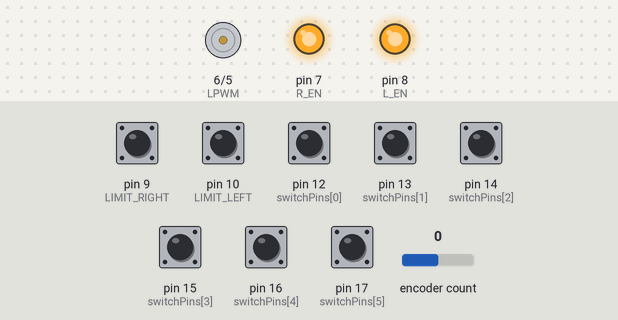
A sketch run on a simulated Arduino Uno, built with avr-gcc and run on an emulated ATmega328P. Parts: motor-driver pin pairs drawn as motors (green arrow = first pin HIGH = forward, orange = second pin HIGH = backward, longer = more drive), output pins drawn as LEDs (lit = HIGH). The inputs (shaded band) are chosen by the test bench; at power-on: pin 9 (LIMIT_RIGHT), pin 10 (LIMIT_LEFT), pin 12 (switchPins[0]), pin 13 (switchPins[1]), pin 14 (switchPins[2]), pin 15 (switchPins[3]), pin 16 (switchPins[4]), pin 17 (switchPins[5]) HIGH, encoder count 0. What the sketch prints to the serial monitor is not drawn.

Above: at 1.2 s.
1.3 s: pin 13 (switchPins[1]) pulled LOW for 0.15 s
At 1.7 s:
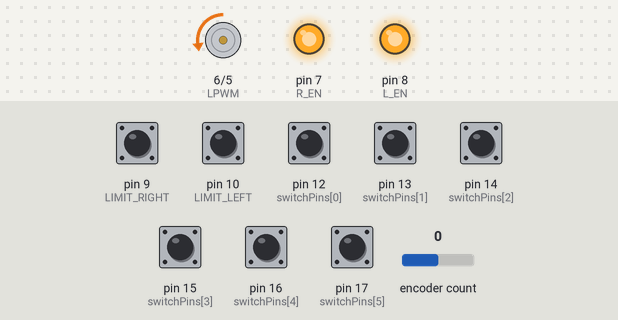
2.9 s: pin 9 (LIMIT_RIGHT) pulled LOW for 0.15 s
At 3.4 s:
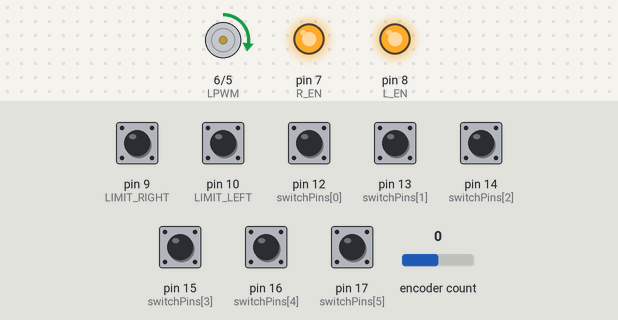
4.5 s: pin 15 (switchPins[3]) pulled LOW for 0.15 s
At 5.3 s:
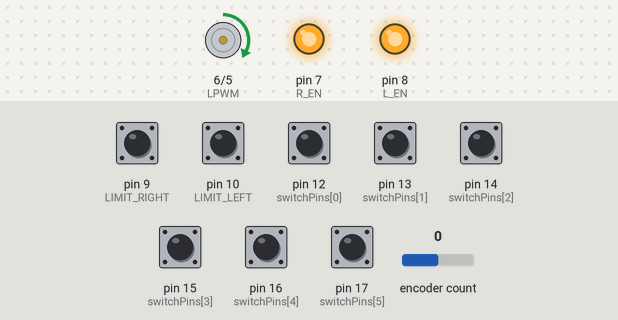
6.1 s: pin 10 (LIMIT_LEFT) pulled LOW for 0.15 s
At 7.1 s:
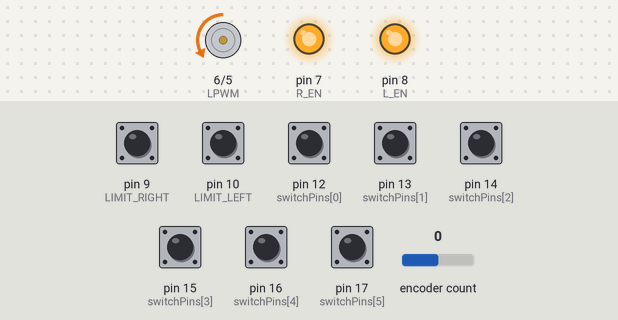
7.7 s: pin 12 (switchPins[0]) pulled LOW for 0.15 s
At 8.9 s:
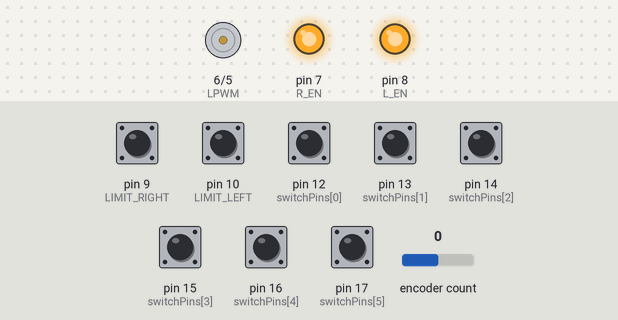
9.3 s: pin 14 (switchPins[2]) pulled LOW for 0.15 s
At 10.1 s:
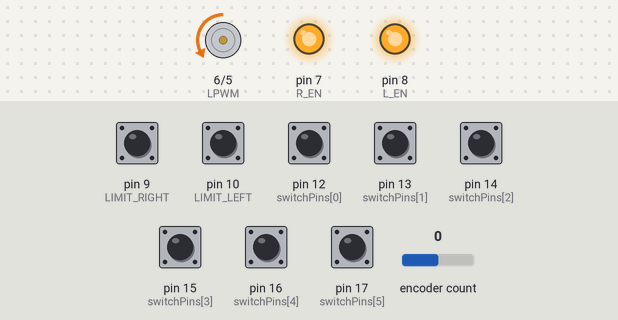
Timing chart, 0 to 11.9 s (numbered marks = the images above; inputs shaded):
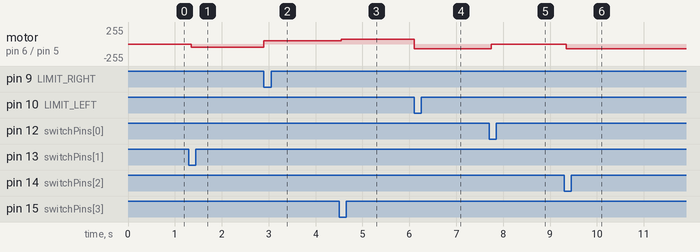

The sketch:

Control.ino
```cpp
// Motor control with rotary switch, limit switches, and encoder feedback
// -------------------------------------------------------------------
// Include Encoder library (built‑in to most Arduino installs via Library Manager)
#include <Encoder.h>

// ------------------- Pin Assignments --------------------
#define RPWM 5         // PWM pin for forward
#define LPWM 6         // PWM pin for reverse
#define R_EN 7         // Enable forward
#define L_EN 8         // Enable reverse
#define LIMIT_RIGHT 9  // Right limit switch (active‑low)
#define LIMIT_LEFT 10  // Left  limit switch (active‑low)

// Encoder pins (interrupt capable on Uno/Nano: 2 & 3)
#define ENC_PIN_A 2
#define ENC_PIN_B 3

// Rotary switch pins (active‑low)
const int switchPins[6] = {12, 13, 14, 15, 16, 17};

// -------------------- Encoder setup ---------------------
Encoder motorEncoder(ENC_PIN_A, ENC_PIN_B);
const float COUNTS_PER_REV = 1024.0;        // ⚠️ Edit sesuai encoder kamu
const float WHEEL_DIAMETER_M = 0.10;        // 10 cm roda (opsional)
const float WHEEL_CIRC       = WHEEL_DIAMETER_M * PI;

// -------------------- Globals ---------------------------
int  lastRotaryPos = -1;        // Last rotary switch pos (1‑6)
int  motorSpeed    = 0;         // PWM duty (0‑255)
bool direction     = true;      // true = forward, false = reverse

long lastCount     = 0;         // For RPM calculation
unsigned long lastPrint = 0;    // Last time we printed encoder info
const unsigned long PRINT_INTERVAL = 200; // ms
const uint8_t pwmMap[7] = {0, 0, 50, 60, 70, 80, 90}; // index 1..6 used: 1=0, 2=50, 3=60, 4=70, 5=80, 6=90

// ------------------- Encoder helpers --------------------
long getEncoderCounts() {
  return motorEncoder.read();
}

void resetEncoderCounts() {
  motorEncoder.write(0);
}

bool getEncoderDirection(long deltaCounts) {
  return (deltaCounts >= 0);   // true = CW/forward
}

float countsToAngle(long counts) {
  return (counts % (long)COUNTS_PER_REV) * 360.0 / COUNTS_PER_REV;
}

float countsToDistance(long counts) {
  return (counts / COUNTS_PER_REV) * WHEEL_CIRC; // meters
}

float computeRPM(long deltaCounts, unsigned long deltaMillis) {
  if (deltaMillis == 0) return 0.0;
  return (deltaCounts * 60000.0) / (COUNTS_PER_REV * deltaMillis);
}

void printEncoderInfo() {
  unsigned long now = millis();
  if (now - lastPrint < PRINT_INTERVAL) return; // print setiap 200 ms

  long counts      = getEncoderCounts();
  long deltaCounts = counts - lastCount;
  unsigned long deltaMillis = now - lastPrint;
  float rpm        = computeRPM(deltaCounts, deltaMillis);
  bool dirCW       = getEncoderDirection(deltaCounts);
  float angleDeg   = countsToAngle(counts);
  float distanceM  = countsToDistance(counts);
  float speedMS    = (rpm * WHEEL_CIRC) / 60.0; // m/s

  Serial.print("Counts: ");   Serial.print(counts);
  Serial.print(" | Dir: ");   Serial.print(dirCW ? "CW" : "CCW");
  Serial.print(" | Angle: "); Serial.print(angleDeg, 1); Serial.print(" deg");
  Serial.print(" | RPM: ");   Serial.print(rpm, 1);
  Serial.print(" | Speed: "); Serial.print(speedMS, 3); Serial.print(" m/s");
  Serial.print(" | Dist: ");  Serial.print(distanceM, 3); Serial.println(" m");

  lastCount = counts;
  lastPrint = now;
}

void uiAngle() {
  long counts      = getEncoderCounts();
  float angleDeg   = countsToAngle(counts);
  Serial.println(angleDeg, 1);
}

// -------------------- Arduino setup ---------------------
void setup() {
  Serial.begin(115200);

  pinMode(RPWM, OUTPUT);
  pinMode(LPWM, OUTPUT);
  pinMode(R_EN, OUTPUT);
  pinMode(L_EN, OUTPUT);
  pinMode(LIMIT_RIGHT, INPUT_PULLUP);
  pinMode(LIMIT_LEFT,  INPUT_PULLUP);

  digitalWrite(R_EN, HIGH); // enable H‑bridge
  digitalWrite(L_EN, HIGH);

  for (int i = 0; i < 6; i++) {
    pinMode(switchPins[i], INPUT_PULLUP);
  }

  resetEncoderCounts();
}

// --------------------- Main loop ------------------------
void loop() {
  // ----- 1. Baca rotary switch speed setting -----
  int currentPosition = -1;
  for (int i = 0; i < 6; i++) {
    if (digitalRead(switchPins[i]) == LOW) { // aktif‑low
      currentPosition = i + 1;
      delay(50); // debounce sederhana
    }
  }

  if (currentPosition != -1 && currentPosition != lastRotaryPos) {
    Serial.print("Rotary Pos: ");
    Serial.println(currentPosition);
    lastRotaryPos = currentPosition;
  }

  if (currentPosition != -1) {
    if (currentPosition >= 1 && currentPosition <= 6) {
      motorSpeed = pwmMap[currentPosition];
    }
  }
  motorSpeed = constrain(motorSpeed, 0, 255);

  // ----- 2. Limit switch (ubah arah otomatis) -----
  if (digitalRead(LIMIT_RIGHT) == LOW) direction = false; // sentuh kanan → reverse
  if (digitalRead(LIMIT_LEFT)  == LOW) direction = true;  // sentuh kiri  → forward

  // ----- 3. Drive motor -----
  if (motorSpeed == 0) {
    analogWrite(RPWM, 0);
    analogWrite(LPWM, 0);
  } else if (direction) {
    analogWrite(RPWM, motorSpeed);
    analogWrite(LPWM, 0);
  } else {
    analogWrite(RPWM, 0);
    analogWrite(LPWM, motorSpeed);
  }

  // ----- 4. Cetak data encoder -----
  // printEncoderInfo();
  uiAngle();
}
```

Measured:
- after the input at 1.3 s, motor on pin 6 (LPWM) / pin 5 (RPWM): stopped → backward 50/255 after 0.05 s
- after the input at 2.9 s, motor on pin 6 (LPWM) / pin 5 (RPWM): backward 50/255 → forward 50/255 at once
- after the input at 4.5 s, motor on pin 6 (LPWM) / pin 5 (RPWM): forward 50/255 → forward 70/255 after 0.05 s
- after the input at 6.1 s, motor on pin 6 (LPWM) / pin 5 (RPWM): forward 70/255 → backward 70/255 at once
- after the input at 7.7 s, motor on pin 6 (LPWM) / pin 5 (RPWM): backward 70/255 → stopped after 0.05 s
- after the input at 9.3 s, motor on pin 6 (LPWM) / pin 5 (RPWM): stopped → backward 70/255 after 0.05 s
